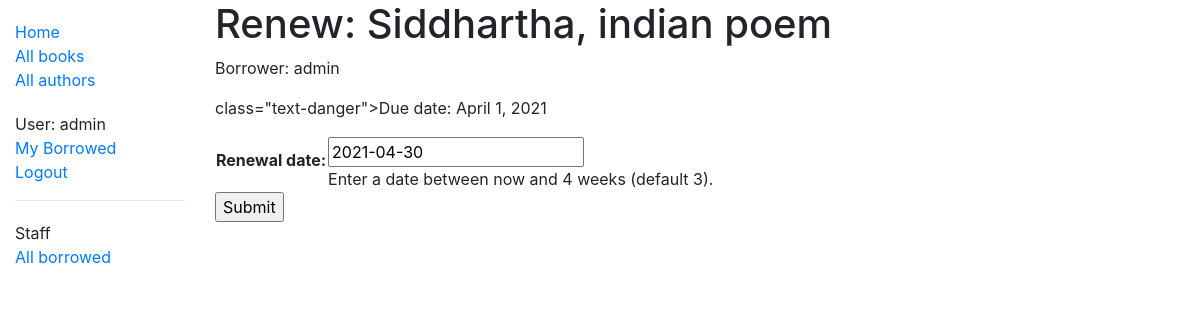
The app's page /catalog/book/440753d3-4852-441f-987f-200f8e61ee3d/renew/ (signed in) with its own data.
### catalog/models.py (models this page shows, shortened)
class BookInstance(models.Model):
    id = models.UUIDField(
        primary_key=True,
        default=uuid.uuid4,
        help_text='Unique ID for this particular book across whole library',
    )
    book = models.ForeignKey('Book', on_delete=models.RESTRICT, null=True)
    imprint = models.CharField(max_length=200)
    due_back = models.DateField(null=True, blank=True)
    LOAN_STATUS = (
        ('m', 'Maintenance'),
        ('o', 'On loan'),
        ('a', 'Available'),
        ('r', 'Reserved'),
    )
    status = models.CharField(
        max_length=1,
        choices=LOAN_STATUS,
        blank=True,
        default='m',
        help_text='Book availability',
    )
    borrower = models.ForeignKey(User, on_delete=models.SET_NULL, null=True, blank=True)
    @property
    def is_overdue(self):
        if self.due_back and date.today() > self.due_back:
            return True
        return False
    class Meta:
        ordering = ['due_back']
        permissions = (("can_mark_returned", "Set book as returned"),)

class Book(models.Model):
    title = models.CharField(max_length=200)
    author = models.ForeignKey('Author', on_delete=models.SET_NULL, null=True)
    summary = models.TextField(max_length=1000, help_text='Enter a brief description of the book')
    isbn = models.CharField(
        'ISBN',
        max_length=13,
        unique=True,
        help_text='13 Character <a href="https://www.isbn-international.org/content/what-isbn">ISBN number</a>',
    )
    genre = models.ManyToManyField(Genre, help_text='Select a genre for this book')
    language = models.ForeignKey('Language', on_delete=models.SET_NULL, null=True)
    class Meta:
        ordering = ['title', 'author']
    def display_genre(self):
        """Create a string for the Genre. This is required to display genre in Admin."""
        return ', '.join(genre.name for genre in self.genre.all()[:3])
    display_genre.short_description = 'Genre'

### catalog/views.py (the view)
# urls.py: path('book/<uuid:pk>/renew/', views.renew_book_librarian, name='renew-book-librarian'),
@login_required
@permission_required('catalog.can_mark_returned', raise_exception=True)
def renew_book_librarian(request, pk):
    book_instance = get_object_or_404(BookInstance, pk=pk)
    if request.method == 'POST':
        form = RenewBookForm(request.POST)
        if form.is_valid():
            book_instance.due_back = form.cleaned_data['renewal_date']
            book_instance.save()
            return HttpResponseRedirect(reverse('all-borrowed'))
    else:
        proposed_renewal_date = datetime.date.today() + datetime.timedelta(weeks=3)
        form = RenewBookForm(initial={'renewal_date': proposed_renewal_date})
    context = {
        'form': form,
        'book_instance': book_instance,
    }
    return render(request, 'catalog/book_renew_librarian.html', context)

### catalog/forms.py (shortened to what this page needs)
class RenewBookForm(forms.Form):
    renewal_date = forms.DateField(help_text="Enter a date between now and 4 weeks (default 3).")

### catalog/templates/catalog/book_renew_librarian.html (shortened to what this page needs)
{% extends "base_generic.html" %}
{% block content %}
  <h1>Renew: {{ book_instance.book.title }}</h1>
  <p>Borrower: {{ book_instance.borrower }}</p>
  <p>{% if book_instance.is_overdue %} class="text-danger"{% endif %}>Due date: {{ book_instance.due_back }}</p>
  <form action="" method="post">
    <table>
    {{ form.as_table }}
    </table>
    <input type="submit" value="Submit">
  </form>
{% endblock %}

### catalog/templates/base_generic.html (shortened to what this page needs)
<!DOCTYPE html>
<html lang="en">
<head>
  <link rel="stylesheet" href="https://cdn.jsdelivr.net/npm/bootstrap@4.5.3/dist/css/bootstrap.min.css">
  {% load static %}
  <link rel="stylesheet" href="{% static 'css/styles.css' %}">
</head>
<body>
<div class="container-fluid">
<div class="row">
  <div class="col-sm-2">
  {% block sidebar %}
  <ul class="sidebar-nav">
    <li><a href="{% url 'index' %}">Home</a></li>
    <li><a href="{% url 'books' %}">All books</a></li>
    <li><a href="{% url 'authors' %}">All authors</a></li>
  </ul>
  <ul class="sidebar-nav">
   {% if user.is_authenticated %}
     <li>User: {{ user.get_username }}</li>
     <li><a href="{% url 'my-borrowed' %}">My Borrowed</a></li>
     <li><a href="{% url 'logout'%}?next={{request.path}}">Logout</a></li>
   {% else %}
     <li><a href="{% url 'login'%}?next={{request.path}}">Login</a></li>
   {% endif %}
  </ul>
   {% if user.is_staff %}
   <hr />
   <ul class="sidebar-nav">
   <li>Staff</li>
   {% if perms.catalog.can_mark_returned %}
   <li><a href="{% url 'all-borrowed' %}">All borrowed</a></li>
   {% endif %}
   </ul>
    {% endif %}
{% endblock %}
  </div>
  <div class="col-sm-10 ">
  {% block content %}{% endblock %}
  </div>
</div>
</div>
</body>
</html>

### catalog/static/css/styles.css (style rules this page uses)
.sidebar-nav { margin-top: 20px; padding: 0; list-style: none; }

### records on screen
BookInstance: book "Siddhartha, indian poem", borrower "admin", due_back "April 1, 2021"

### other values on screen
{{ user.get_username }} "admin"
